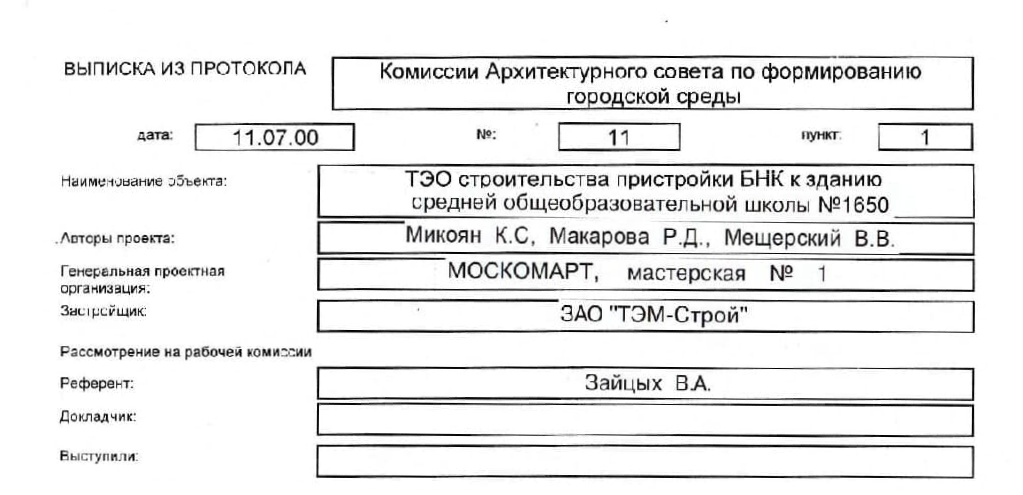
#> input picture input_images/1_rotate.jpg, 1023 x 495 px, found by its file name
$ jupyter execute 03_test_find_broken_counters.ipynb
#> lines starting #> are read from the running program, lines starting #| are printed output that depends on the picture; after the words box and inside, x2 and y2 are one past the last pixel; in counts of white or black regions, pixels touching at a corner belong together
[cell 1]
import cv2
import numpy as np
import ipywidgets as widgets
from IPython.display import display, clear_output
from pathlib import Path
import random

# ======================= HELPER FUNCTIONS ===========================================
def sort_contours(cnts, method="left-to-right"):
    reverse = False
    i = 0
    if method == "right-to-left" or method == "bottom-to-top":
        reverse = True
    if method == "top-to-bottom" or method == "bottom-to-top":
        i = 1
    boundingBoxes = [cv2.boundingRect(c) for c in cnts]
    (cnts, boundingBoxes) = zip(*sorted(zip(cnts, boundingBoxes),
            key=lambda b:b[1][i], reverse=reverse))
    return (cnts, boundingBoxes)

# ======================= MAIN EXTRACTION FUNCTION ==================================
def box_extraction(img_path, h_val, v_val, min_area):
    # 1. Read and Preprocess
#> called with h_val = 6, v_val = 6, min_area = 500
    img = cv2.imread(img_path, 0)
    # Using OTSU threshold
    (thresh, img_bin) = cv2.threshold(img, 128, 255, cv2.THRESH_BINARY | cv2.THRESH_OTSU)
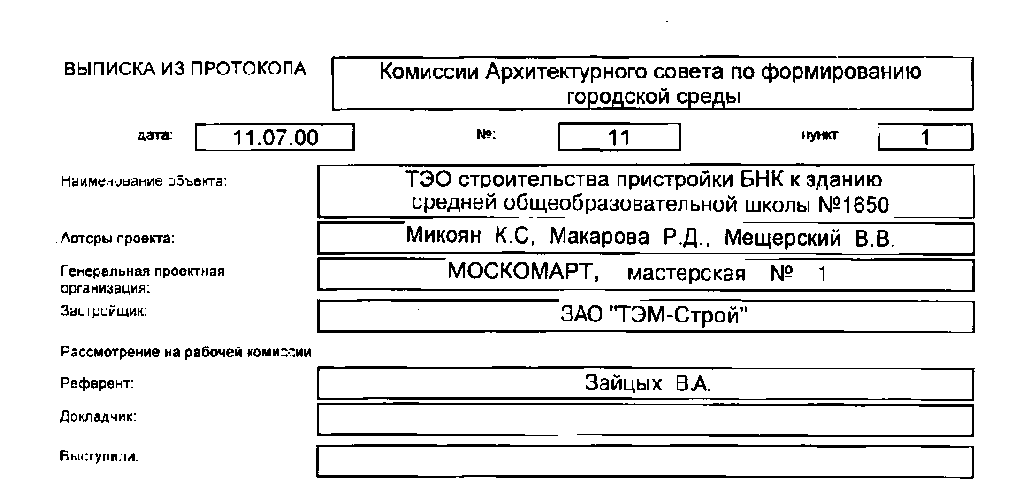
#> img_bin: shape (495, 1023); 90.7% white; black in thin lines or dots, all inside (x1, y1, x2, y2) = (56, 21, 975, 479)
#> thresh = 163

    # Invert image (so lines are white on black background for morphology)
    img_bin = 255 - img_bin

    # 2. Create Kernels
    # Use a minimum size for kernels to prevent errors on tiny images
    kernel_length_horizont = max(h_val, 1)
    kernel_length_vertical = max(v_val, 1)

    verticle_kernel = cv2.getStructuringElement(cv2.MORPH_RECT, (1, kernel_length_vertical))
    hori_kernel = cv2.getStructuringElement(cv2.MORPH_RECT, (kernel_length_horizont, 1))
    kernel = cv2.getStructuringElement(cv2.MORPH_RECT, (2, 2))

    # 3. Isolate Horizontal and Vertical lines (Your original method)
    # Note: Using Erode + Dilate to isolate lines, then subtracting/gathering them.
    img_temp1 = cv2.erode(img_bin, verticle_kernel, iterations=3)
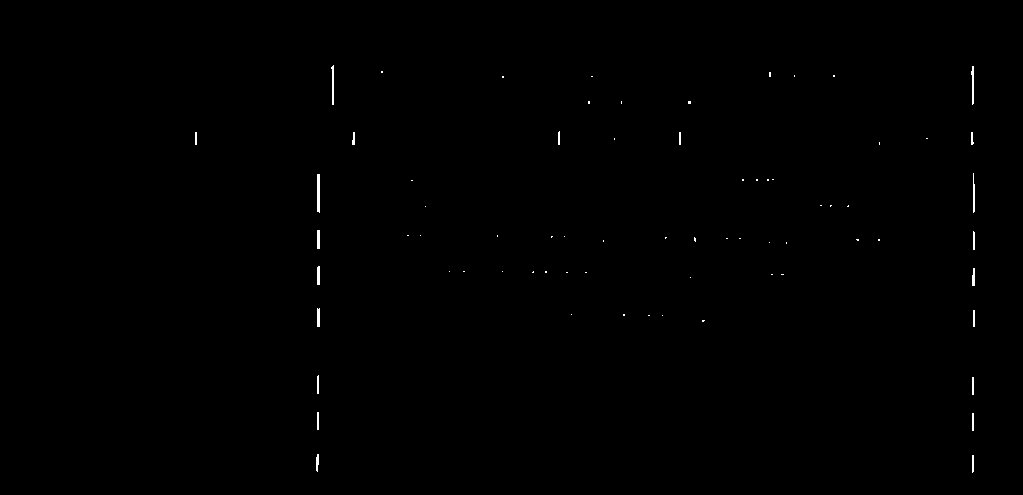
#> img_temp1: shape (495, 1023); 0.23% white in thin lines or dots, all inside (x1, y1, x2, y2) = (195, 65, 975, 473)
    verticle_lines_img = cv2.dilate(img_temp1, verticle_kernel, iterations=3)
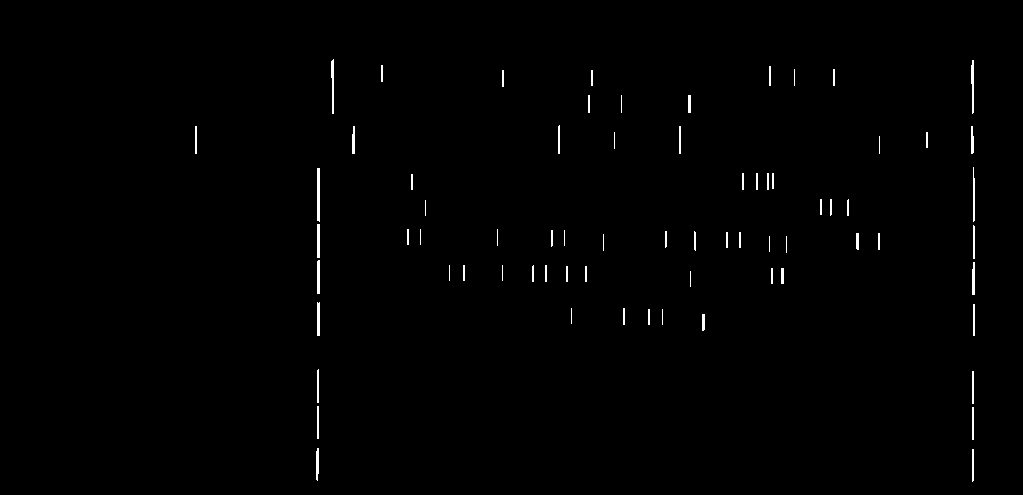
#> verticle_lines_img: shape (495, 1023); 0.64% white in thin lines or dots, all inside (x1, y1, x2, y2) = (195, 59, 975, 482)

    img_temp2 = cv2.erode(img_bin, hori_kernel, iterations=3)
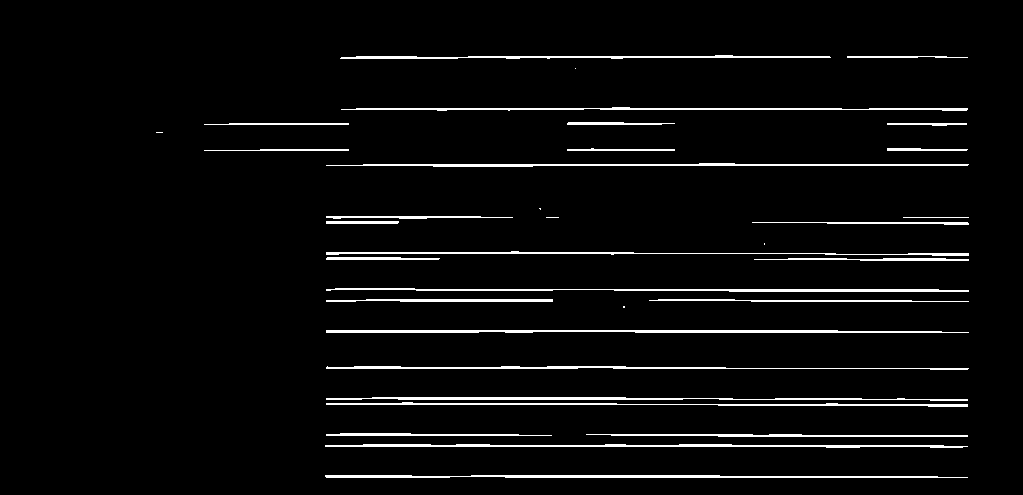
#> img_temp2: shape (495, 1023); 4.1% white in thin lines or dots, all inside (x1, y1, x2, y2) = (156, 55, 969, 478)
    horizontal_lines_img = cv2.dilate(img_temp2, hori_kernel, iterations=3)
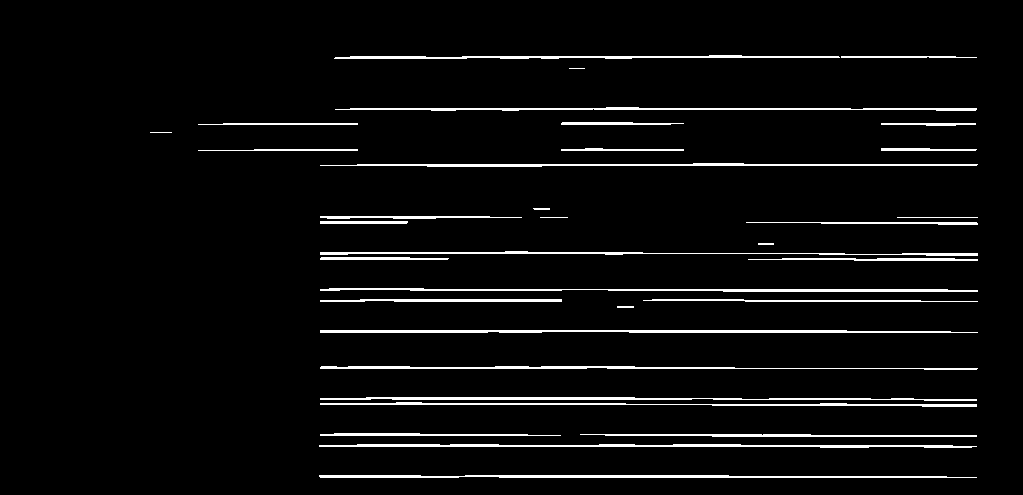
#> horizontal_lines_img: shape (495, 1023); 4.5% white in thin lines or dots, all inside (x1, y1, x2, y2) = (150, 55, 978, 478)

    # 4. Combine lines to form boxes
    alpha = 0.5
    beta = 1.0 - alpha
    img_final_bin = cv2.addWeighted(verticle_lines_img, alpha, horizontal_lines_img, beta, 0.0)

    # Erode and threshold to clean up the grid
    img_final_bin = cv2.erode(~img_final_bin, kernel, iterations=2)
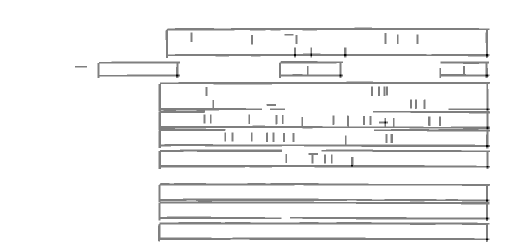
#> img_final_bin: shape (495, 1023) (shown at 1/2 size); min 0, max 255, mean 242.3
    (thresh, img_final_bin) = cv2.threshold(img_final_bin, 128, 255, cv2.THRESH_BINARY | cv2.THRESH_OTSU)
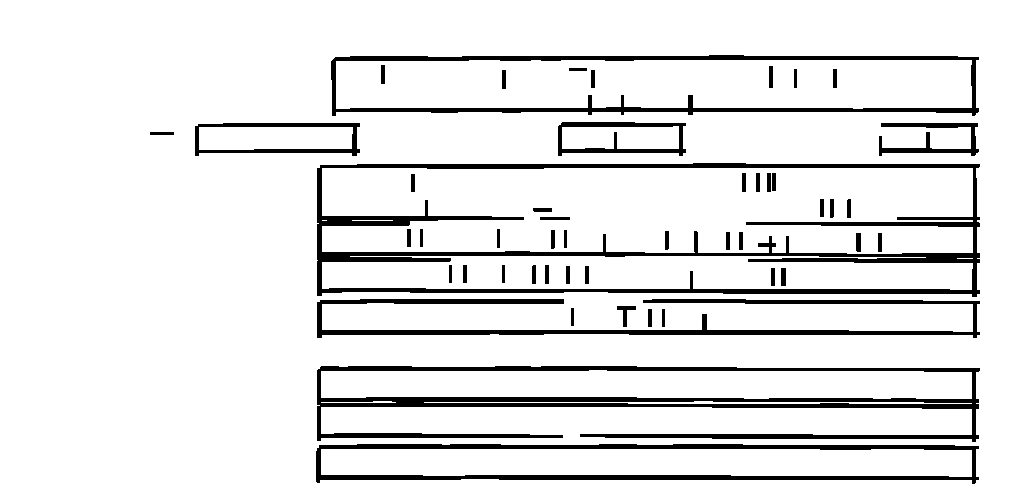
#> img_final_bin: shape (495, 1023); 90.1% white; 49 black regions
#> thresh = 127

    # 5. FIND CONTOURS & EXTRACT INNER HOLES (COUNTERS)
    # RETR_TREE gives us the hierarchy to find the holes!
    contours, hierarchy = cv2.findContours(img_final_bin, cv2.RETR_TREE, cv2.CHAIN_APPROX_SIMPLE)
#> contours = 62 contours, 4 with area under 20; largest, box (x1, y1, x2, y2) and area: (0, 0, 1023, 495) 504868, (316, 162, 981, 298) 86182, (322, 168, 973, 254) 50816, (330, 54, 980, 117) 36926, (316, 365, 981, 443) 31038

    (contours, boundingBoxes) = sort_contours(contours, method="top-to-bottom")
#> in sort_contours, `boundingBoxes = [cv2.boundingRect(c) for c in cnts]`: boundingBoxes = 62 items, first 6: (0, 0, 1023, 495), (315, 443, 665, 42), (321, 449, 651, 28), (316, 365, 665, 78), (424, 401, 548, 3), (321, 401, 75, 2)
#> in sort_contours, `(cnts, boundingBoxes) = zip(*sorted(zip(cnts, boundingBoxes), key=lamb..`: cnts has the same summary as contours in box_extraction; boundingBoxes = 62 items, first 6: (0, 0, 1023, 495), (330, 54, 650, 63), (336, 60, 636, 49), (380, 64, 6, 21), (768, 65, 6, 24), (568, 67, 20, 5)

    # Helper to visualize original image
    # img_color = cv2.cvtColor(img, cv2.COLOR_GRAY2BGR)
    img_color = cv2.cvtColor(img_final_bin, cv2.COLOR_GRAY2BGR)
#> img_color: shape (495, 1023, 3); 90.1% white; 49 black regions

    inner_counters = []

    if hierarchy is not None:
        for i, c in enumerate(contours):
            # hierarchy[0][i][3] is the Parent Index
            parent_idx = hierarchy[0][i][3]

            # Filter 1: Must be an inner box (Has a parent)
            if parent_idx != -1:
                x, y, w, h = cv2.boundingRect(c)
                area = w * h

                # Filter 2: Must be larger than the min_area slider
                if area >= min_area:
                    inner_counters.append(c)
                    color = (random.randint(0, 255), random.randint(0, 255), random.randint(0, 255))
                    # Draw the counter in GREEN on the image for visualization
                    cv2.rectangle(img_color, (x, y), (x + w, y + h), color, 2)
#> this loop made 62 passes
#> (parent_idx, x, y, w, h, area, color) on passes 2, 3, 11, 12, 13, 14, 15, 17: (0, 330, 54, 650, 63, 40950, (197, 215, 20)), (1, 336, 60, 636, 49, 31164, (132, 248, 207)), (0, 557, 121, 130, 36, 4680, (155, 244, 183)), (0, 878, 122, 102, 35, 3570, (111, 71, 144)), (0, 194, 122, 167, 35, 5845, (71, 48, 128)), (12, 562, 126, 117, 23, 2691, (75, 158, 50)), (12, 199, 127, 154, 23, 3542, (37, 169, 241)), (14, 316, 162, 665, 136, 90440, (51, 181, 222))
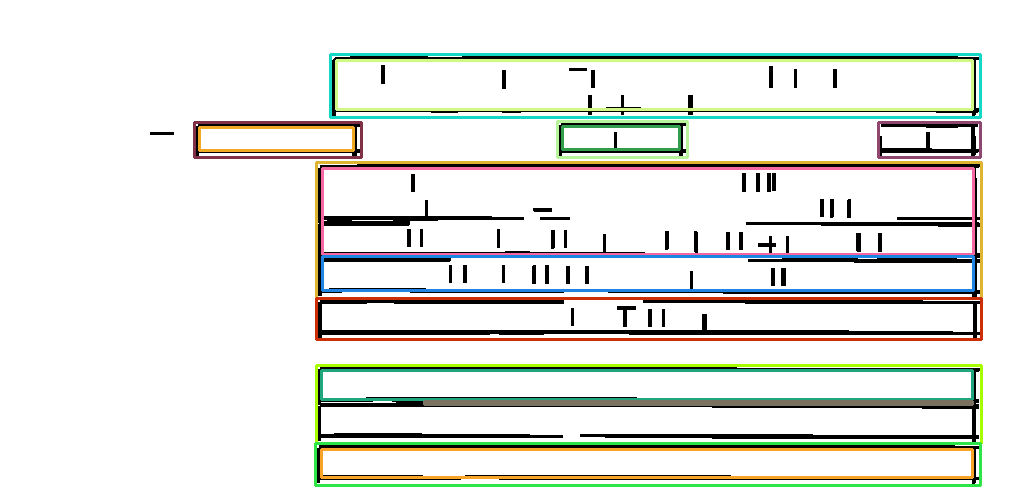
#> img_color: shape (495, 1023, 3); mean B, G, R 225.7, 231, 228.9
#> after the loop, inner_counters = 16 contours; largest, box (x1, y1, x2, y2) and area: (316, 162, 981, 298) 86182, (322, 168, 973, 254) 50816, (330, 54, 980, 117) 36926, (316, 365, 981, 443) 31038, (336, 60, 972, 109) 29412

                    # === UNCOMMENT THE LINES BELOW TO SAVE CROPS ===
                    # crop = img[y:y+h, x:x+w]
                    # cv2.imwrite(f"./output/box_{i}.png", crop)

    # 6. DISPLAY RESULTS
    clear_output(wait=True) # Clear previous output so sliders don't duplicate
    display(widgets.VBox([slider_h, slider_v, slider_area]))

    # Convert BGR to RGB for Jupyter Notebook display
    img_rgb = cv2.cvtColor(img_color, cv2.COLOR_BGR2RGB)

    # Determine text to print
    print(f"Counters found: {len(inner_counters)}")
#| Counters found: 16
    print(f"Current params: H={h_val}, V={v_val}, MinArea={min_area}")

    from IPython.display import Image as IPImage
    import io
    # Convert OpenCV image to bytes to display inline
    is_success, buffer = cv2.imencode(".jpg", img_color)
    display(IPImage(data=buffer.tobytes()))

# ======================= SETUP SLIDERS ================================
# Create directories
Path("./output/").mkdir(parents=True, exist_ok=True)
Path("./inter_processing/").mkdir(parents=True, exist_ok=True)

# Create widgets
slider_h = widgets.IntSlider(value=6, min=1, max=80, step=1, description='Horiz Kernel:')
slider_v = widgets.IntSlider(value=6, min=1, max=80, step=1, description='Vert Kernel:')
slider_area = widgets.IntSlider(value=500, min=0, max=5000, step=50, description='Min Area (px):')

# ==================== BIND EVENTS ====================
def update_image(change):
    box_extraction(
        "/media/vadim/1TB_SSD/my_github/computer-vision-document-table-parser/input_images/1_rotate.jpg",
        slider_h.value,
        slider_v.value,
        slider_area.value
    )

slider_h.observe(update_image, names='value')
slider_v.observe(update_image, names='value')
slider_area.observe(update_image, names='value')

# Initial run
update_image(None)

$ run again, with input_images/1.jpg copied over input_images/1_rotate.jpg
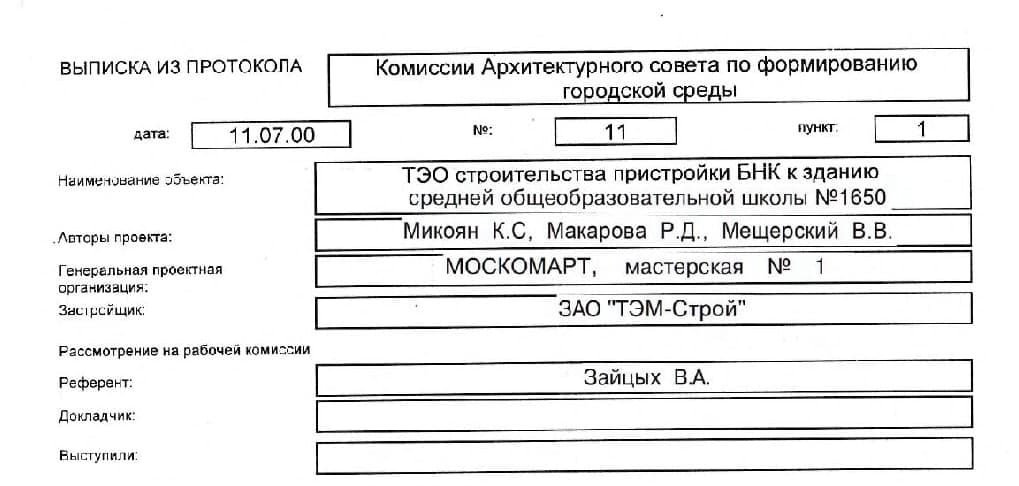
#> input picture input_images/1.jpg, 1019 x 486 px, found by its file name
#> in box_extraction, `(thresh, img_bin) = cv2.threshold(img, 128, 255, cv2.THRESH_BINARY | c..`:
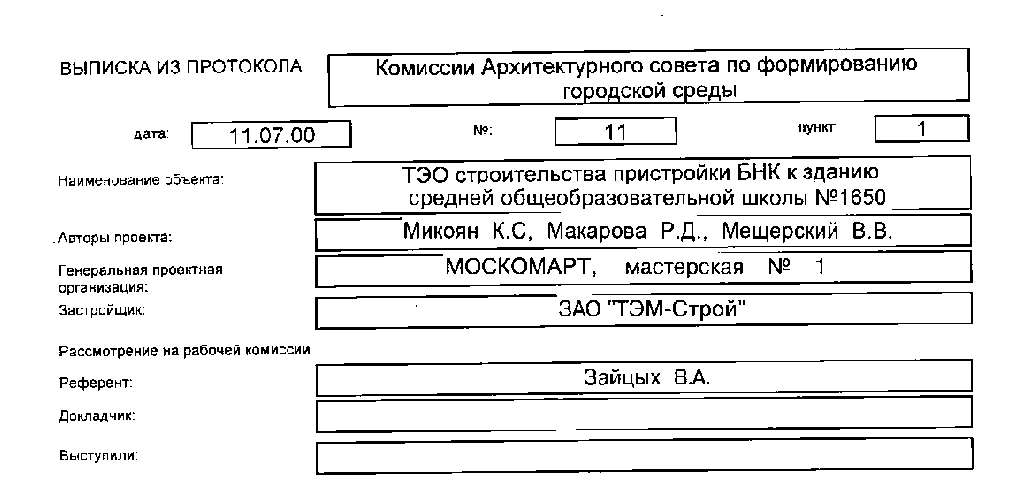
#> img_bin: shape (486, 1019); 91.3% white; black in thin lines or dots, all inside (x1, y1, x2, y2) = (53, 15, 974, 475)
#> in box_extraction, `(thresh, img_bin) = cv2.threshold(img, 128, 255, cv2.THRESH_BINARY | c..`: thresh = 151
#> img_temp1: shape (486, 1019); 0.22% white in thin lines or dots, all inside (x1, y1, x2, y2) = (191, 57, 974, 469)
#> verticle_lines_img: shape (486, 1019); 0.63% white in thin lines or dots, all inside (x1, y1, x2, y2) = (191, 51, 974, 478)
#> img_temp2: shape (486, 1019); 3.8% white in thin lines or dots, all inside (x1, y1, x2, y2) = (200, 48, 968, 475)
#> horizontal_lines_img: shape (486, 1019); 4.2% white in thin lines or dots, all inside (x1, y1, x2, y2) = (194, 48, 977, 475)
#> in box_extraction, `(thresh, img_final_bin) = cv2.threshold(img_final_bin, 128, 255, cv2.T..`: thresh = 127
#> contours = 58 contours, 1 with area under 20; largest, box (x1, y1, x2, y2) and area: (0, 0, 1019, 486) 493730, (313, 154, 979, 294) 86019, (319, 159, 970, 249) 50798, (326, 47, 976, 114) 36800, (315, 358, 979, 439) 30793
#> in sort_contours, `boundingBoxes = [cv2.boundingRect(c) for c in cnts]`: boundingBoxes = 58 items, first 6: (0, 0, 1019, 486), (315, 436, 665, 45), (320, 441, 652, 32), (315, 358, 664, 81), (320, 394, 651, 6), (320, 363, 651, 32)
#> in sort_contours, `(cnts, boundingBoxes) = zip(*sorted(zip(cnts, boundingBoxes), key=lamb..`: cnts has the same summary as contours in box_extraction; boundingBoxes = 58 items, first 6: (0, 0, 1019, 486), (326, 47, 650, 67), (332, 51, 636, 55), (764, 58, 6, 24), (828, 61, 6, 20), (788, 61, 6, 21)
#> the loop in box_extraction, `for i, c in enumerate(contours):` made 58 passes
#> (c, parent_idx, x, y, w, h, area, color) on pass 13: ([[878, 119], [878, 139], [966, 139], [966, 119]], 10, 878, 119, 89, 21, 1869, (75, 158, 50))
#> after the loop in box_extraction, `for i, c in enumerate(contours):`:
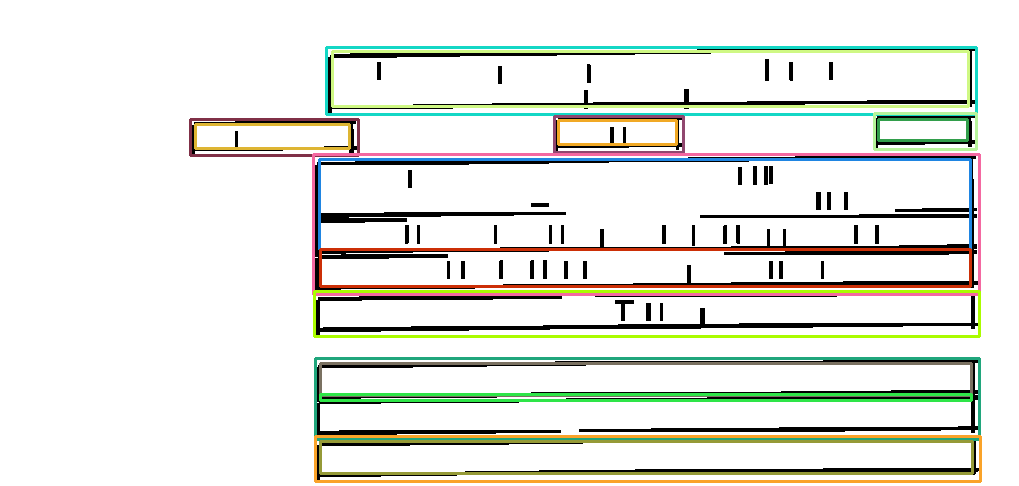
#> img_color: shape (486, 1019, 3); mean B, G, R 224.3, 231, 229.1
#> after the loop in box_extraction, `for i, c in enumerate(contours):`: inner_counters = 17 contours; largest, box (x1, y1, x2, y2) and area: (313, 154, 979, 294) 86019, (319, 159, 970, 249) 50798, (326, 47, 976, 114) 36800, (315, 358, 979, 439) 30793, (332, 51, 968, 106) 29607
#| Counters found: 17
